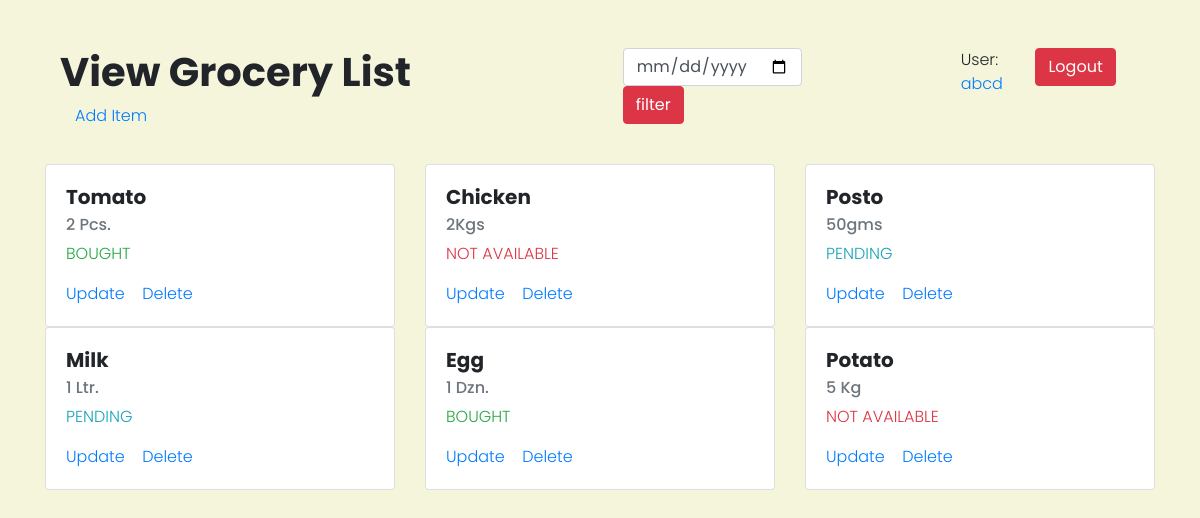
/SavedItem.php (signed in), run on the app's committed database.
### tables this page shows
CREATE TABLE `tblsaveitems` (
  `Id` int(11) NOT NULL,
  `UserId` int(11) NOT NULL,
  `Item` varchar(50) DEFAULT NULL,
  `Quantity` varchar(50) DEFAULT NULL,
  `Status` enum('PENDING','BOUGHT','NOT AVAILABLE') NOT NULL,
  `AddedDate` date DEFAULT NULL,
  `UpdateDate` date NOT NULL DEFAULT current_timestamp()
);

### SavedItem.php (the view, shortened to what this page needs)
<?php
include_once('config.php');
$sqlItem = "SELECT * FROM tblsaveitems WHERE UserId=".$_SESSION['Id'];
$queryItem = mysqli_query($db,$sqlItem);
?>
<html>
    <head>
        <link rel="stylesheet" href="https://maxcdn.bootstrapcdn.com/bootstrap/4.4.1/css/bootstrap.min.css">
        <link rel="stylesheet" href="css/style.css">
    </head>
    <body>
        <div class="container mt-5">
            <div class="row float-right">
                <div class="col-lg-4">
                    User: <a href="#"><?=$_SESSION['username']?></a>
                </div>
                <div class="col-lg-4">
                    <a href="logout.php" class="btn btn-danger">Logout</a>
                </div>
            </div>
            <div class="row">
                <div class="col-lg-6">
                    <h1>View Grocery List</h1>
                    <div class="col-lg-4">
                        <a href="add.php">Add Item</a>
                    </div>
                </div>
                <form action="" method="POST">
                <div class="col-lg-6 float-right">
                    <div class="row">
                        <div class="col-lg-13">
                            <input type="date" name="datevalue" class="form-control">
                        </div>
                        <div class="col-lg-0">
                            <input type="submit" name="filter" class="btn btn-danger" value="filter">
                        </div>
                    </div>
                </div>
                </form>
            </div>
            <div class="row mt-4">
                <?php
                while($rowItem=mysqli_fetch_array($queryItem))
                {
                ?>
                <div class="col-lg-4">
                    <div class="card">
                        <div class="card-body">
                          <h5 class="card-title"><?=$rowItem['Item']?></h5>
                          <h6 class="card-subtitle mb-2 text-muted"><?=$rowItem['Quantity']?></h6>
                          <p class=<?php if($rowItem['Status'] == 'PENDING') { echo "text-info";} else if($rowItem['Status'] == 'NOT AVAILABLE') { echo "text-danger"; }else { echo "text-success";} ?>><?=$rowItem['Status']?></p>
                          <a href="update.php?Id=<?=$rowItem['Id']?>">Update</a>&nbsp;&nbsp;&nbsp;
                          <a href="delete.php?Id=<?=$rowItem['Id']?>">Delete</a>
                        </div>
                      </div>
                </div>
                <?php
                }
                ?>
            </div>
        </div>
    </body>
</html>

### css/style.css (style rules this page uses)
body { font-family: 'Poppins', sans-serif; font-weight: 300; background-color: beige; }
h1, h2, h3, h4, h5 { font-family: 'Poppins', sans-serif; font-weight: 700; }

### data on the page
tblsaveitems: Item "Tomato", Quantity "2 Pcs.", Status "BOUGHT"
tblsaveitems: Item "Chicken", Quantity "2Kgs", Status "NOT AVAILABLE"
tblsaveitems: Item "Posto", Quantity "50gms", Status "PENDING"
tblsaveitems: Item "Milk", Quantity "1 Ltr.", Status "PENDING"
tblsaveitems: Item "Egg", Quantity "1 Dzn.", Status "BOUGHT"
tblsaveitems: Item "Potato", Quantity "5 Kg", Status "NOT AVAILABLE"

### other printed values
$_SESSION['username'] "abcd"
